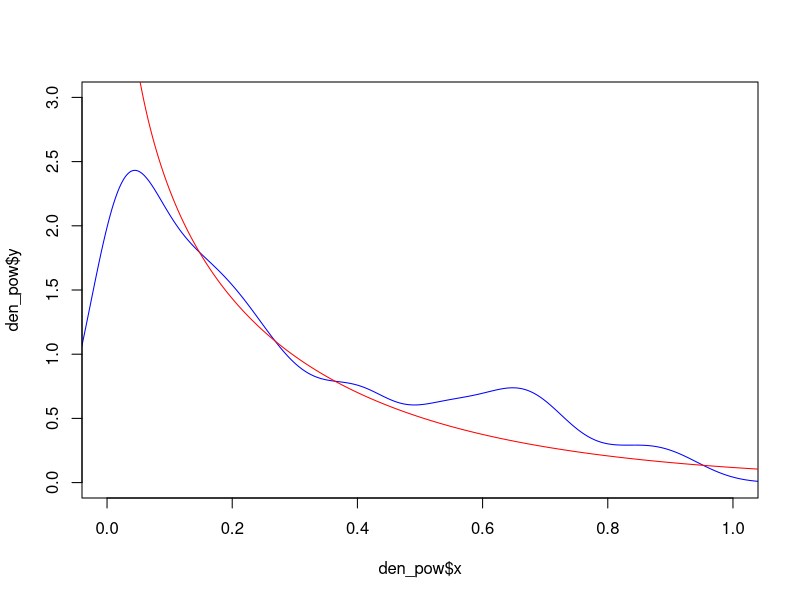
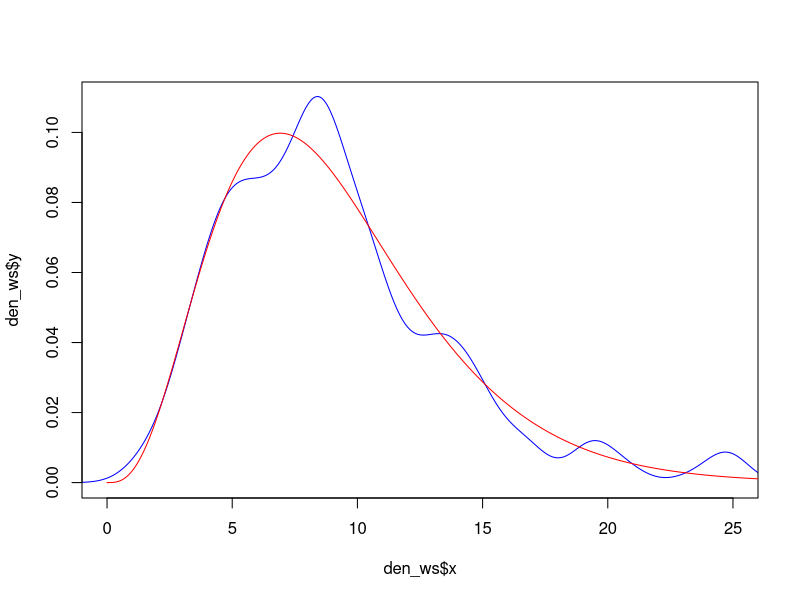
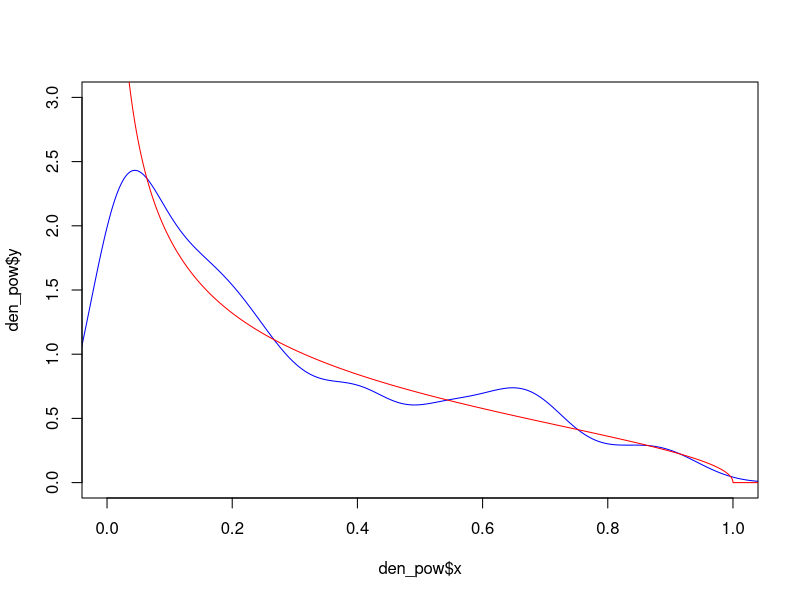
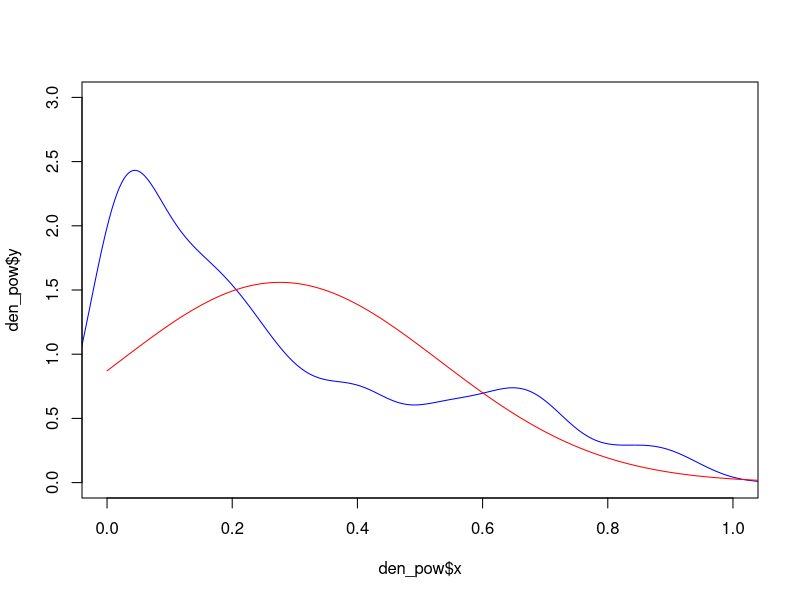
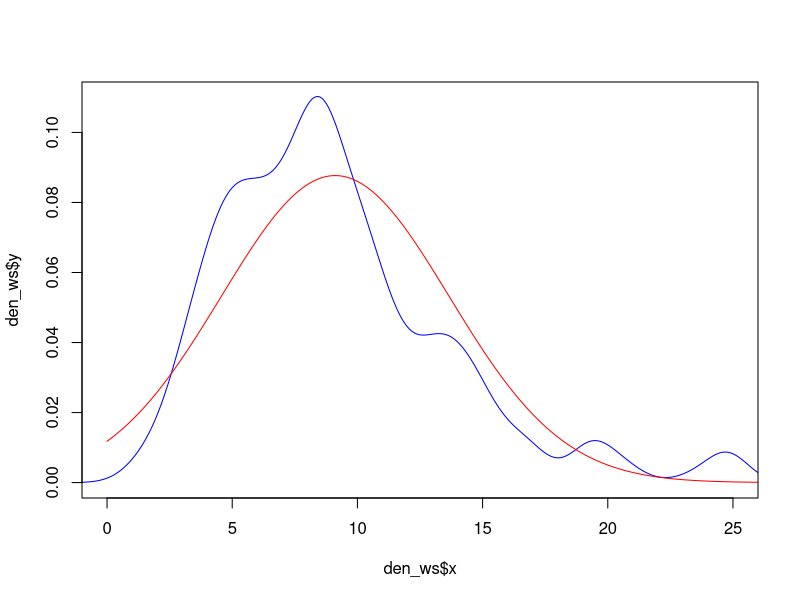
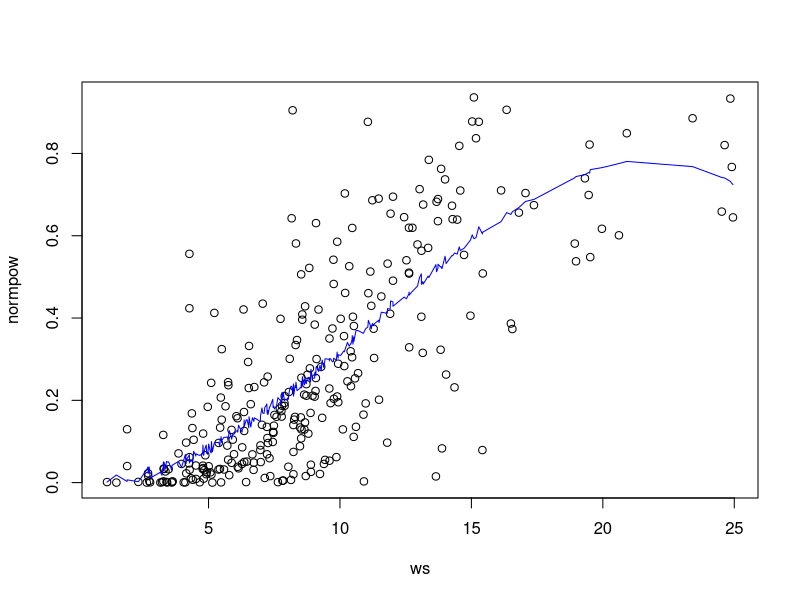
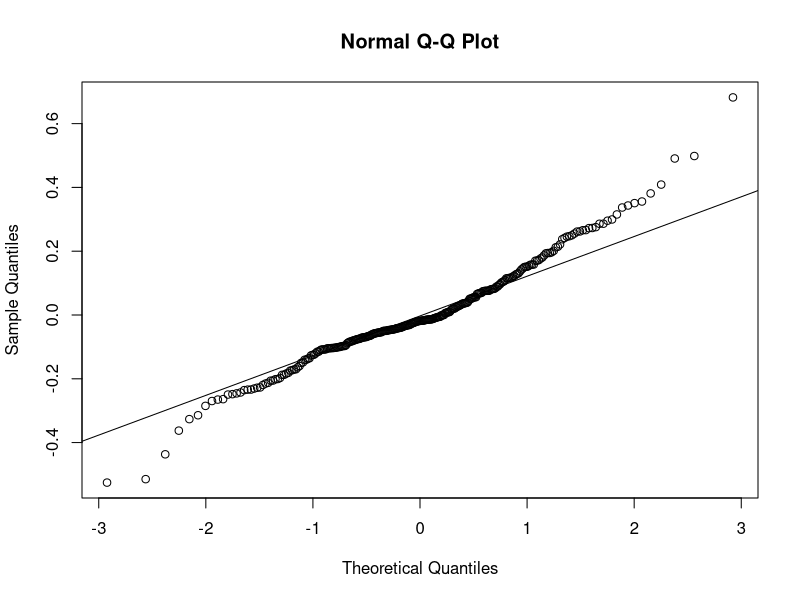
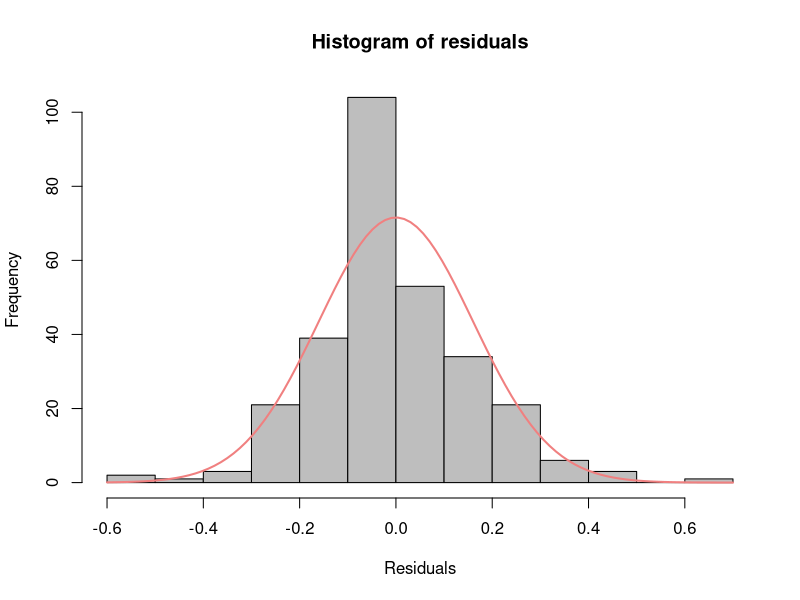

These figures' R source, in order: (Note: this script raises an error after producing the figures.)
################################################################
############# Assignment 1 - Statistical Modelling #############
################################################################

# Initialization

# Clear variables
rm(list=ls())

# Clear plots
#dev.off()

# Load libaries
library("MASS")


## Descriptive statistics

tuno <- read.table("tuno.dat")

# Simple Models -----------------------------------------------------------

# Normalize power data and define wind data
normpow = (tuno$pow.obs)/5000
ws = tuno$ws30

# Define function that return negative log-likelihood for gamma distribution
GammaNLL <- function(pars, data){
  alpha <- pars[1]
  theta <- pars[2]
  return (-sum(dgamma(x = data, shape = alpha, scale = theta, log = TRUE)))
}

# Optimize alpha and theta parameters for windspeed and power
pow.gammafit <- optim(c(1, 1), fn = GammaNLL, gr = NULL, data = normpow)
ws.gammafit <- optim(c(1, 1), fn = GammaNLL, gr = NULL, data = ws)

# Define function that return negative log-likelihood for beta distribution
BetaNLL <- function(pars, data){
  alpha <- pars[1]
  beta <- pars[2]
  return (-sum(dbeta(x = data, shape1 = alpha, shape2 = beta, log = TRUE)))
}

# Optimize alpha and beta parameters for windspeed and power
pow.betafit <- optim(c(1, 1), fn = BetaNLL, gr = NULL, data = normpow)
# Sp??rg TA
#ws.betafit <- optim(c(1, 1), fn = BetaNLL, gr = NULL, data = ws)

# Define function that return negative log-likelihood for log normal distribution
LognormNLL <- function(pars, data){
  log_mean = pars[1]
  log_sd = pars[2]
  return (-sum(dnorm(x = data, mean = log_mean, sd = log_sd, log = TRUE)))
}

# Optimize mean (log scale) and standard deviation (log scale) parameters for windspeed and power
pow.lognormfit <- optim(c(0, 1), fn = LognormNLL, gr = NULL, data = normpow)
ws.lognormfit <- optim(c(0, 1), fn = LognormNLL, gr = NULL, data = ws)


### Plot fitted distribution densities with density of data ###

# Get density of data
den_pow = density(normpow, adjust = 0.7)
den_ws = density(ws, adjust = 0.7)
pow_x = seq( 0, 1.2, length.out = 5000)
ws_x = seq( 0, 26, length.out = 5000)

## Gamma distribution ##

# Power data
alpha = pow.gammafit$par[1]
theta = pow.gammafit$par[2]

gd = dgamma(pow_x, shape = alpha, scale = theta)
plot(den_pow$x, den_pow$y, type = 'l', xlim = c(0,1), ylim =c(0,3), col = 'blue')
lines(pow_x, gd, xlim = c(0,1), col = 'red')

# Windspeed data
alpha = ws.gammafit$par[1]
theta = ws.gammafit$par[2]

gd = dgamma(ws_x, shape = alpha, scale = theta)
plot(den_ws$x, den_ws$y, type = 'l', col = 'blue', xlim = c(0,25), ylim = c(0,0.11))
lines(ws_x, gd, col = 'red')


### Beta distribution ###

# Power data
alpha = pow.betafit$par[1]
beta = pow.betafit$par[2]

bd = dbeta(pow_x, shape1 = alpha, shape2 = beta)
plot(den_pow$x, den_pow$y, type = 'l', xlim = c(0,1), ylim =c(0,3), col = 'blue')
lines(pow_x, bd, xlim = c(0,1), col = 'red')

# Windspeed data
#alpha = ws.betafit$par[1]
#beta = ws.betafit$par[2]
#bd = density(rbeta(1000, shape1 = alpha, shape2 = beta))
#plot(den_ws$x, den_ws$y, type = 'l', col = 'blue', xlim = c(0,25), ylim = c(0,0.11))
#lines(bd$x, bd$y, col = 'red')

### Log normal distribution ###

# Power data
mean = pow.lognormfit$par[1]
std = pow.lognormfit$par[2]

ld = dnorm(pow_x, mean = mean, sd = std)
plot(den_pow$x, den_pow$y, type = 'l', xlim = c(0,1), ylim =c(0,3), col = 'blue')
lines(pow_x, ld, xlim = c(0,1), col = 'red')

# Windspeed data
mean = ws.lognormfit$par[1]
std = ws.lognormfit$par[2]

ld = dnorm(ws_x, mean = mean, sd = std)
plot(den_ws$x, den_ws$y, type = 'l', col = 'blue', xlim = c(0,25), ylim = c(0,0.11))
lines(ws_x, ld, col = 'red')



















# Regression Models -------------------------------------------------------

# Order wind speed observations to plot lines for fitted values and define wind direction
wsind <- order(ws)
ws_order <- ws[wsind]
wd = tuno$wd30
ws_sq = ws^2
ws_3 = ws^3

### Initial model (complex) ###
fit1 <- glm(normpow ~ ws + ws_sq + ws_3 + wd)
summary(fit1)

fit1_order <- fit1$fitted.values[wsind]

plot(ws, normpow)
lines(ws_order, fit1_order, col = 'blue')

qqnorm(fit1$residuals)
qqline(fit1$residuals)

x <- fit1$residuals #sample
h <- hist(x, plot=FALSE) #generate hist
plot(h, col="grey", main = 'Histogram of residuals', xlab = 'Residuals') #plot hist
xlines <-seq(min(h$breaks),max(h$breaks),length.out=100) #seq of x for pdf
lines(x = xlines,y=dnorm(xlines,mean(fit1$residuals),sd(fit1$residuals)) *length(x)*diff(h$breaks)[1], col = "lightcoral", lwd = 2)

### 2nd model (ws removed) ###
fit2 <- glm(normpow ~ ws_sq + + ws_3 + wd)
summary(fit2)

fit2_order <- fit2$fitted.values[wsind]

plot(ws, normpow)
lines(ws_order, fit2_order, col = 'blue')

qqnorm(fit2$residuals)
qqline(fit2$residuals)

x <- fit2$residuals #sample
h <- hist(x, plot=FALSE) #generate hist
plot(h, col="lightskyblue4", main = 'Histogram of residuals for initial model', xlab = 'Residuals') #plot hist
xlines <-seq(min(h$breaks),max(h$breaks),length.out=100) #seq of x for pdf
lines(x = xlines,y=dnorm(xlines,mean(fit2$residuals),sd(fit2$residuals)) *length(x)*diff(h$breaks)[1], col = "lightcoral", lwd = 2)

# Analysis of deviance table for model 1 and model 2 (ANOVA)
anova(fit1, fit2, test = 'Chisq')

### 3rd model (wd removed) ###
fit3 <- glm(normpow ~ ws_sq + ws_3)
summary(fit3)

fit3_order <- fit3$fitted.values[wsind]

plot(ws, normpow)
lines(ws_order, fit3_order, col = 'blue')

qqnorm(fit3$residuals)
qqline(fit3$residuals)

x <- fit3$residuals #sample
h <- hist(x, plot=FALSE) #generate hist
plot(h, col="lightskyblue4", main = 'Histogram of residuals for model 2', xlab = 'Residuals') #plot hist
xlines <-seq(min(h$breaks),max(h$breaks),length.out=100) #seq of x for pdf
lines(x = xlines,y=dnorm(xlines,mean(fit2$residuals),sd(fit2$residuals)) *length(x)*diff(h$breaks)[1], col = "lightcoral", lwd = 2)

anova(fit2, fit3, test = 'Chisq')

### 4th model (ws^4 added) ###
ws_4 <- ws^4
fit4 <- glm(normpow ~ ws_sq + ws_3 + ws_4)
summary(fit4)

fit4_order <- fit3$fitted.values[wsind]

plot(ws, normpow)
lines(ws_order, fit3_order, col = 'blue')

qqnorm(fit3$residuals)
qqline(fit3$residuals)

x <- fit3$residuals #sample
h <- hist(x, plot=FALSE) #generate hist
plot(h, col="lightskyblue4", main = 'Histogram of residuals for model 3', xlab = 'Residuals') #plot hist
xlines <-seq(min(h$breaks),max(h$breaks),length.out=100) #seq of x for pdf
lines(x = xlines,y=dnorm(xlines,mean(fit2$residuals),sd(fit2$residuals)) *length(x)*diff(h$breaks)[1], col = "lightcoral", lwd = 2)

anova(fit2, fit3, test = 'Chisq')

### FINAL MODEL : f(pow) = b0 + b1 * ws^2 + b2 * ws^3 ###

# Parameters
b0 = coefficients(fit3)[1]
b1 = coefficients(fit3)[2]
b2 = coefficients(fit3)[3]

# Uncertainty
b0_conf = confint(fit3, "(Intercept)", level = 0.95, trace = FALSE)
b1_conf = confint(fit3, "ws_sq", level = 0.95, trace = FALSE)
b2_conf = confint(fit3, "ws_3", level = 0.95, trace = FALSE)

conf_int <- function(ws){
  return (cbind(b0_conf[1] + b1_conf[1]*ws^2 + b2_conf[1]*(ws^3),
                (b0_conf[2] + b1_conf[2]*ws^2 + b2_conf[2]*(ws^3)))
  )
}

fit3_conf <- conf_int(ws_order)
fit3_low <- fit3_conf[,1]
fit3_high <- fit3_conf[,2]

plot(ws, normpow*5000, xlab = 'Windspeed (m/s)', ylab = 'Average power production (kw)')
lines(ws_order, fit3_order*5000, col = 'blue')
lines(ws_order, fit3_low*5000, col= 'red', lty = 'dashed')
lines(ws_order, fit3_high*5000, col = 'red', lty = 'dashed')

legend('topleft', legend=c("Observations", "Fitted values", "95% Confidence Interval"),
       col=c("black", "blue", "red"), lty = c(NA, 1, 2), pch = c(1,NA,NA), cex = 1,
       bty = "n")


### TESTS ###

X = cbind(numeric(length(normpow)) + 1, ws_sq, ws_3)
Y = normpow

beta <- solve((t(X) %*% X),(t(X)%*%Y))



fit <- glm(normpow ~ ws_sq + ws_3)
summary(fit)

conf_int <- predict(fit, interval = "confidence", level = 0.95)

pred_int <- predict(lm(normpow ~ ws_sq + ws_3), interval = "prediction", level = 0.95)


plot(ws, normpow*5000, xlab = 'Windspeed (m/s)', ylab = 'Average power production (kw)', col = "black")
lines(ws_order, conf_int[,1][wsind]*5000, col = 'lightcoral', lwd = 2)
lines(ws_order, conf_int[,2][wsind]*5000, col= 'lightskyblue4', lty = 'dashed', lwd = 2)
lines(ws_order, conf_int[,3][wsind]*5000, col = 'lightskyblue4', lty = 'dashed', lwd = 2)
lines(ws_order, pred_int[,2][wsind]*5000, col= 'chocolate4', lty = 'dashed', lwd = 2)
lines(ws_order, pred_int[,3][wsind]*5000, col = 'chocolate4', lty = 'dashed', lwd = 2)


legend('topleft', legend=c("Observations", "Fitted values", "95% Confidence Interval", "95% Prediction Interval"),
       col=c("black", "lightcoral", "lightskyblue4", "chocolate4"), lty = c(NA, 1, 2, 2), pch = c(1,NA,NA, NA), cex = 1,
       bty = "n", lwd = c(NA, 2, 2, 2))






